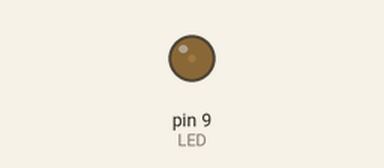
This sketch was run on a simulated Arduino Uno, built with avr-gcc and run on an emulated ATmega328P. Parts: output pins drawn as LEDs (lit = HIGH).

Above: at 0.15 s.
At 0.75 s:
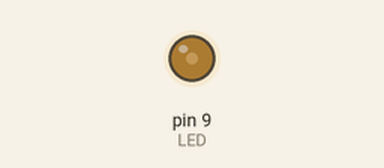
At 1.35 s:
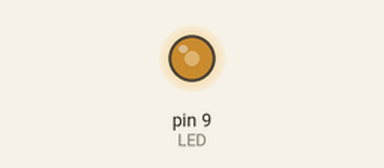
At 2.6 s:
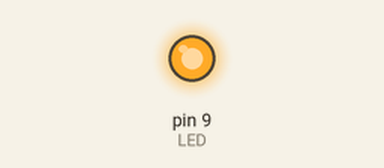
Timing chart, 0 to 4.1 s (numbered marks = the images above):
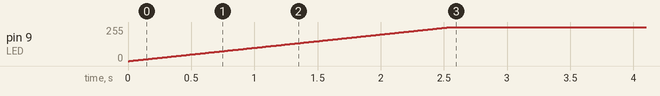

The sketch:

LED_with_switch_slow.ino.ino
```cpp
const int LED = 9;
int i = 0; //count up counter

void setup() {
  pinMode(LED, OUTPUT);

}

void loop() {
  for (i = 0; 1 < 255; i++){
    analogWrite(LED, i);
    delay(10);
  }

  while(i>0){
    analogWrite(LED, i);
    delay(10);
    i--;
  }

}
```

Measured:
- by itself, pin 9 (LED): moves from 0/255 to 255/255 over 2.5 s
